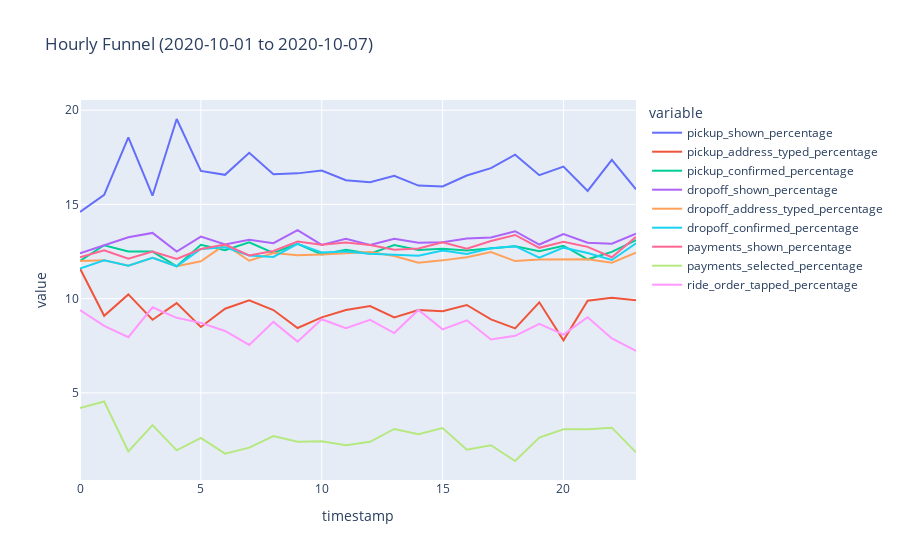

This figure's notebook cell:
### Code cell
# Convert 'timestamp' to datetime
df['timestamp'] = pd.to_datetime(df['timestamp'])

# Define your funnel stages
funnel_stages = {
    "pickup_shown": "pickup_shown",
    "pickup_address_typed": "pickup_address_typed",
    "pickup_confirmed": "pickup_confirmed",
    "dropoff_shown": "dropoff_shown",
    "dropoff_address_typed": "dropoff_address_typed",
    "dropoff_confirmed": "dropoff_confirmed",
    "payments_shown": "payments_shown",
    "payments_selected": "payments_selected",
    "ride_order_tapped": "ride_order_tapped"
}

# Define the date range
start_date = pd.Timestamp('2020-10-01')
end_date = pd.Timestamp('2020-10-07')

# Filter the data for the specified date range
filtered_df = df[(df['timestamp'] >= start_date) & (df['timestamp'] <= end_date)]

# Create a pivot table to count events for each stage and hour of the day
pivot_df = pd.pivot_table(filtered_df, index=filtered_df['timestamp'].dt.hour, columns=filtered_df['event_name'], values='device_id', aggfunc='nunique', fill_value=0)

# Calculate the total devices for each hour of the day
pivot_df['total_devices'] = pivot_df[funnel_stages.values()].sum(axis=1)

# Calculate the percentages for each stage in each hour of the day
for stage in funnel_stages:
    pivot_df[f'{stage}_percentage'] = (pivot_df[stage] / pivot_df['total_devices']) * 100

# Create a granular funnel chart based on the hour of the day
fig = px.line(pivot_df, x=pivot_df.index, y=[f'{stage}_percentage' for stage in funnel_stages.keys()], title="Hourly Funnel (2020-10-01 to 2020-10-07)")

# Create a summary report
summary_report = """
**Funnel Analysis Summary: Hourly Funnel (2020-10-01 to 2020-10-07)**

- Analysis Date Range: 2020-10-01 to 2020-10-07

**Key Findings:**
- The funnel analysis is based on the hourly distribution of user interactions during the specified date range.

**Hourly Funnel Chart:**

"""

# Save the plot as an image
fig.write_image("hourly_funnel_chart.png")

# Add the image path to the summary report
summary_report += "![Hourly Funnel Chart](hourly_funnel_chart.png)\n"

# You can add more findings and insights to the report as needed

# Save the report to a file
with open("funnel_analysis_summary.md", "w") as report_file:
    report_file.write(summary_report)

# Display the summary report
print(summary_report)

# Show the funnel chart
fig.show()

### Figure 1 — Plotly figure (JSON) as saved in the notebook; plotly's stock layout.template omitted (floating-point values rounded to 4 significant figures)
{"data": [{"hovertemplate": "variable=pickup_shown_percentage<br>timestamp=%{x}<br>value=%{y}<extra></extra>", "legendgroup": "pickup_shown_percentage", "line": {"color": "#636efa", "dash": "solid"}, "marker": {"symbol": "circle"}, "mode": "lines", "name": "pickup_shown_percentage", "orientation": "v", "showlegend": true, "type": "scatter", "x": [0, 1, 2, 3, 4, 5, 6, 7, 8, 9, 10, 11, 12, 13, 14, 15, 16, 17, 18, 19, 20, 21, 22, 23], "xaxis": "x", "y": [14.6, 15.51, 18.56, 15.46, 19.53, 16.78, 16.57, 17.74, 16.6, 16.65, 16.8, 16.28, 16.17, 16.51, 16.0, 15.95, 16.53, 16.92, 17.64, 16.55, 17.01, 15.71, 17.36, 15.8], "yaxis": "y"}, {"hovertemplate": "variable=pickup_address_typed_percentage<br>timestamp=%{x}<br>value=%{y}<extra></extra>", "legendgroup": "pickup_address_typed_percentage", "line": {"color": "#EF553B", "dash": "solid"}, "marker": {"symbol": "circle"}, "mode": "lines", "name": "pickup_address_typed_percentage", "orientation": "v", "showlegend": true, "type": "scatter", "x": [0, 1, 2, 3, 4, 5, 6, 7, 8, 9, 10, 11, 12, 13, 14, 15, 16, 17, 18, 19, 20, 21, 22, 23], "xaxis": "x", "y": [11.6, 9.091, 10.23, 8.882, 9.766, 8.497, 9.467, 9.916, 9.395, 8.444, 9.008, 9.399, 9.612, 9.008, 9.401, 9.329, 9.666, 8.897, 8.424, 9.807, 7.787, 9.89, 10.04, 9.916], "yaxis": "y"}, {"hovertemplate": "variable=pickup_confirmed_percentage<br>timestamp=%{x}<br>value=%{y}<extra></extra>", "legendgroup": "pickup_confirmed_percentage", "line": {"color": "#00cc96", "dash": "solid"}, "marker": {"symbol": "circle"}, "mode": "lines", "name": "pickup_confirmed_percentage", "orientation": "v", "showlegend": true, "type": "scatter", "x": [0, 1, 2, 3, 4, 5, 6, 7, 8, 9, 10, 11, 12, 13, 14, 15, 16, 17, 18, 19, 20, 21, 22, 23], "xaxis": "x", "y": [12, 12.83, 12.5, 12.5, 11.72, 12.85, 12.57, 12.99, 12.42, 12.91, 12.35, 12.6, 12.38, 12.84, 12.59, 12.64, 12.56, 12.67, 12.78, 12.52, 12.81, 12.09, 12.48, 13.11], "yaxis": "y"}, {"hovertemplate": "variable=dropoff_shown_percentage<br>timestamp=%{x}<br>value=%{y}<extra></extra>", "legendgroup": "dropoff_shown_percentage", "line": {"color": "#ab63fa", "dash": "solid"}, "marker": {"symbol": "circle"}, "mode": "lines", "name": "dropoff_shown_percentage", "orientation": "v", "showlegend": true, "type": "scatter", "x": [0, 1, 2, 3, 4, 5, 6, 7, 8, 9, 10, 11, 12, 13, 14, 15, 16, 17, 18, 19, 20, 21, 22, 23], "xaxis": "x", "y": [12.4, 12.83, 13.26, 13.49, 12.5, 13.29, 12.87, 13.13, 12.94, 13.63, 12.85, 13.18, 12.85, 13.18, 12.96, 12.99, 13.19, 13.25, 13.58, 12.87, 13.42, 12.97, 12.91, 13.45], "yaxis": "y"}, {"hovertemplate": "variable=dropoff_address_typed_percentage<br>timestamp=%{x}<br>value=%{y}<extra></extra>", "legendgroup": "dropoff_address_typed_percentage", "line": {"color": "#FFA15A", "dash": "solid"}, "marker": {"symbol": "circle"}, "mode": "lines", "name": "dropoff_address_typed_percentage", "orientation": "v", "showlegend": true, "type": "scatter", "x": [0, 1, 2, 3, 4, 5, 6, 7, 8, 9, 10, 11, 12, 13, 14, 15, 16, 17, 18, 19, 20, 21, 22, 23], "xaxis": "x", "y": [12, 12.03, 11.74, 12.17, 11.72, 11.98, 12.87, 12.01, 12.42, 12.3, 12.35, 12.4, 12.48, 12.26, 11.9, 12.03, 12.2, 12.48, 11.99, 12.08, 12.09, 12.09, 11.91, 12.44], "yaxis": "y"}, {"hovertemplate": "variable=dropoff_confirmed_percentage<br>timestamp=%{x}<br>value=%{y}<extra></extra>", "legendgroup": "dropoff_confirmed_percentage", "line": {"color": "#19d3f3", "dash": "solid"}, "marker": {"symbol": "circle"}, "mode": "lines", "name": "dropoff_confirmed_percentage", "orientation": "v", "showlegend": true, "type": "scatter", "x": [0, 1, 2, 3, 4, 5, 6, 7, 8, 9, 10, 11, 12, 13, 14, 15, 16, 17, 18, 19, 20, 21, 22, 23], "xaxis": "x", "y": [11.6, 12.03, 11.74, 12.17, 11.72, 12.64, 12.72, 12.29, 12.21, 12.91, 12.45, 12.5, 12.38, 12.34, 12.28, 12.55, 12.38, 12.67, 12.78, 12.17, 12.7, 12.42, 12.05, 12.94], "yaxis": "y"}, {"hovertemplate": "variable=payments_shown_percentage<br>timestamp=%{x}<br>value=%{y}<extra></extra>", "legendgroup": "payments_shown_percentage", "line": {"color": "#FF6692", "dash": "solid"}, "marker": {"symbol": "circle"}, "mode": "lines", "name": "payments_shown_percentage", "orientation": "v", "showlegend": true, "type": "scatter", "x": [0, 1, 2, 3, 4, 5, 6, 7, 8, 9, 10, 11, 12, 13, 14, 15, 16, 17, 18, 19, 20, 21, 22, 23], "xaxis": "x", "y": [12.2, 12.57, 12.12, 12.5, 12.11, 12.64, 12.87, 12.29, 12.53, 13.03, 12.85, 12.98, 12.85, 12.59, 12.66, 12.99, 12.65, 13.06, 13.38, 12.7, 13.01, 12.75, 12.2, 13.28], "yaxis": "y"}, {"hovertemplate": "variable=payments_selected_percentage<br>timestamp=%{x}<br>value=%{y}<extra></extra>", "legendgroup": "payments_selected_percentage", "line": {"color": "#B6E880", "dash": "solid"}, "marker": {"symbol": "circle"}, "mode": "lines", "name": "payments_selected_percentage", "orientation": "v", "showlegend": true, "type": "scatter", "x": [0, 1, 2, 3, 4, 5, 6, 7, 8, 9, 10, 11, 12, 13, 14, 15, 16, 17, 18, 19, 20, 21, 22, 23], "xaxis": "x", "y": [4.2, 4.545, 1.894, 3.289, 1.953, 2.614, 1.775, 2.095, 2.714, 2.413, 2.429, 2.229, 2.403, 3.086, 2.805, 3.139, 1.987, 2.224, 1.388, 2.627, 3.074, 3.077, 3.156, 1.849], "yaxis": "y"}, {"hovertemplate": "variable=ride_order_tapped_percentage<br>timestamp=%{x}<br>value=%{y}<extra></extra>", "legendgroup": "ride_order_tapped_percentage", "line": {"color": "#FF97FF", "dash": "solid"}, "marker": {"symbol": "circle"}, "mode": "lines", "name": "ride_order_tapped_percentage", "orientation": "v", "showlegend": true, "type": "scatter", "x": [0, 1, 2, 3, 4, 5, 6, 7, 8, 9, 10, 11, 12, 13, 14, 15, 16, 17, 18, 19, 20, 21, 22, 23], "xaxis": "x", "y": [9.4, 8.556, 7.955, 9.539, 8.984, 8.715, 8.284, 7.542, 8.768, 7.72, 8.907, 8.43, 8.872, 8.173, 9.401, 8.37, 8.853, 7.834, 8.028, 8.669, 8.094, 9.011, 7.891, 7.227], "yaxis": "y"}], "layout": {"legend": {"title": {"text": "variable"}, "tracegroupgap": 0}, "title": {"text": "Hourly Funnel (2020-10-01 to 2020-10-07)"}, "xaxis": {"anchor": "y", "domain": [0, 1], "title": {"text": "timestamp"}}, "yaxis": {"anchor": "x", "domain": [0, 1], "title": {"text": "value"}}}}
